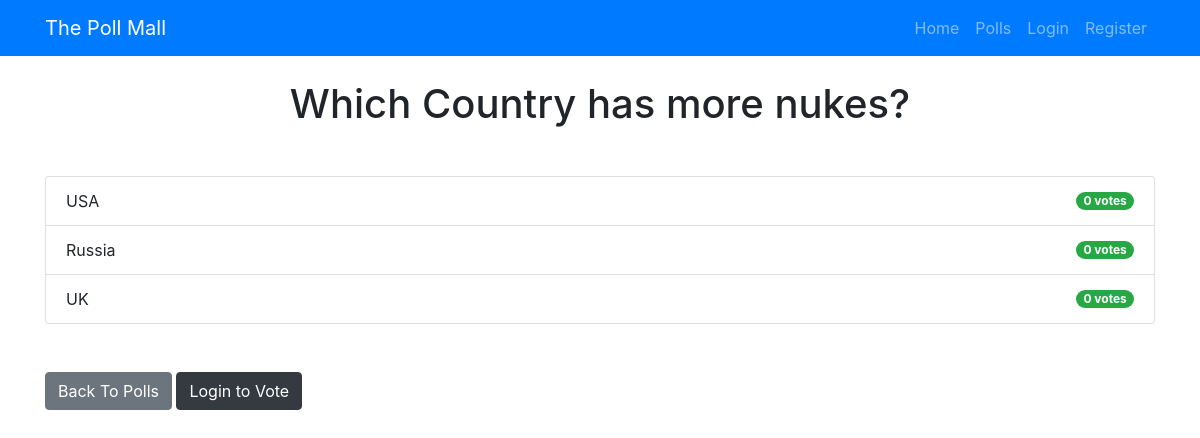
The app's page /polls/1/results/, older data.
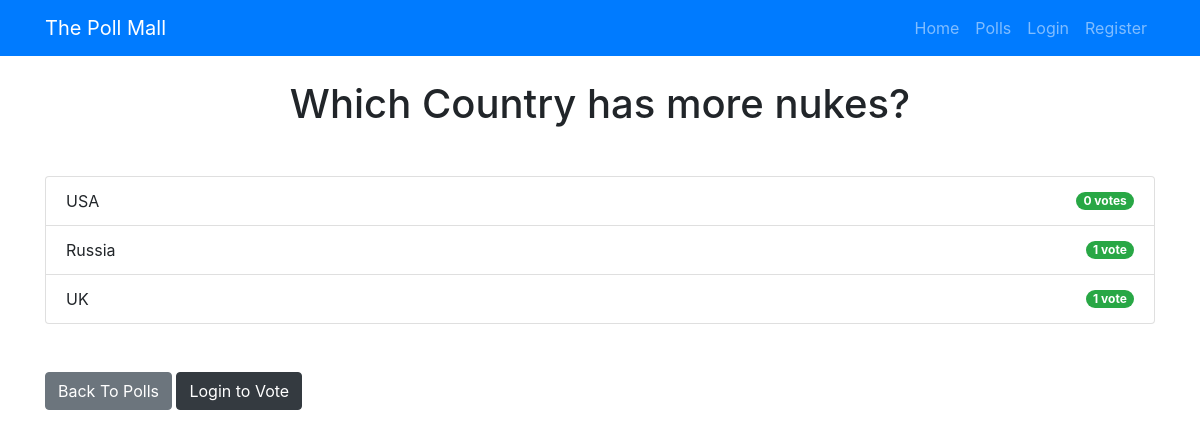
The same page, newer data.
### pollApp/models.py (models this page shows, shortened)
class Choice(models.Model):
    question = models.ForeignKey(Question, on_delete = models.CASCADE)
    choice_text = models.CharField(max_length = 200)
    votes = models.IntegerField(default=0)

### pollApp/views.py (the view)
# urls.py: path('<int:question_id>/results/', views.results, name='results'),
def results(request, question_id):
    question = get_object_or_404(Question, pk = question_id)
    user_vote = None
    if request.user.is_authenticated:
        try:
            user_vote = Vote.objects.get(user=request.user, question=question)
        except Vote.DoesNotExist:
            pass
    context = {
        'question': question,
        'user_vote': user_vote,
    }
    return render(request, 'polls/results.html', context)

### templates/polls/results.html (shortened to what this page needs)
{% extends 'base.html' %}
{% block content %}
<h1 class ="mb-5 text-center">{{ question.question_text }}</h1>
<ul class ="list-group mb-5">
	{% for choice in question.choice_set.all %}
	<li class ="list-group-item d-flex justify-content-between align-items-center">
		<span>
			{{ choice.choice_text }}
		</span>
		<span class ="badge badge-success badge-pill">{{ choice.votes }}
			vote{{ choice.votes | pluralize }}</span>
	</li>
	{% endfor %}
</ul>
<a class ="btn btn-secondary" href ="{% url 'polls:index' %}">Back To Polls</a>
{% if user.is_authenticated %}
	<a class ="btn btn-dark" href ="{% url 'polls:detail' question.id %}">{% if user_vote %}Change Vote{% else %}Vote Now{% endif %}</a>
{% else %}
	<a class ="btn btn-dark" href ="{% url 'accounts:login' %}?next={% url 'polls:detail' question.id %}">Login to Vote</a>
{% endif %}
{% endblock %}

Row changes from the older to the newer data that the page shows:
changed Choice "Russia": votes "0" → "1"; votes|pluralize "s" → (not shown)
changed Choice "UK": votes "0" → "1"; votes|pluralize "s" → (not shown)
